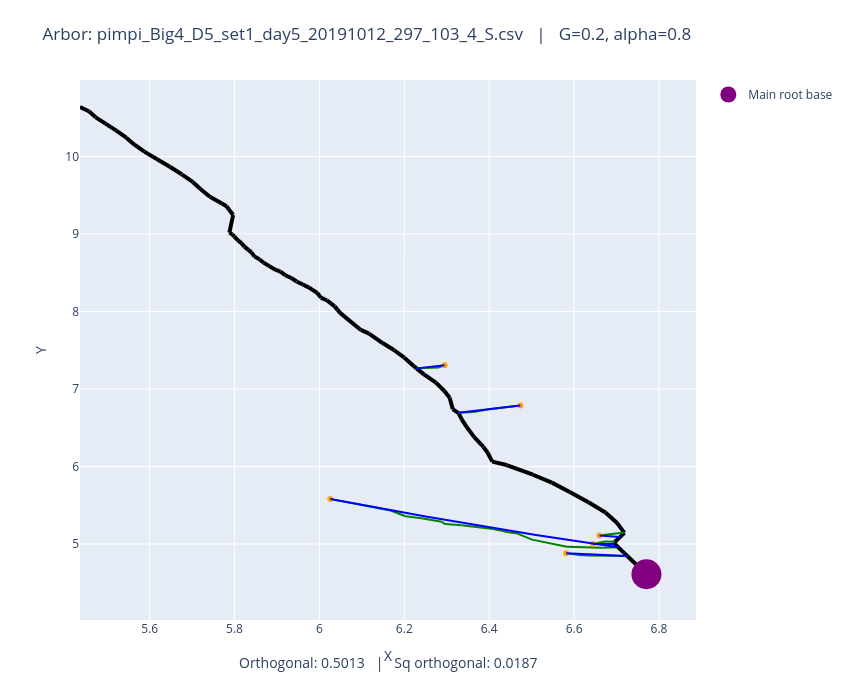

Here is the notebook cell this chart was saved with:
### Code cell
fname = "pimpi_Big4_D5_set1_day5_20191012_297_103_4_S.csv"
plot_arbors(fname, 0.2, 0.8)

### Figure 1 — Plotly figure (JSON) as saved in the notebook; plotly's stock layout.template omitted (floating-point values rounded to 4 significant figures)
{"data": [{"line": {"color": "black", "width": 4}, "mode": "lines", "showlegend": false, "type": "scatter", "x": [6.77, 6.725], "y": [4.61, 4.846]}, {"line": {"color": "black", "width": 4}, "mode": "lines", "showlegend": false, "type": "scatter", "x": [6.725, 6.718], "y": [4.846, 4.882]}, {"line": {"color": "black", "width": 4}, "mode": "lines", "showlegend": false, "type": "scatter", "x": [6.718, 6.704], "y": [4.882, 4.958]}, {"line": {"color": "black", "width": 4}, "mode": "lines", "showlegend": false, "type": "scatter", "x": [6.704, 6.693], "y": [4.958, 5.013]}, {"line": {"color": "black", "width": 4}, "mode": "lines", "showlegend": false, "type": "scatter", "x": [6.693, 6.696], "y": [5.013, 5.029]}, {"line": {"color": "black", "width": 4}, "mode": "lines", "showlegend": false, "type": "scatter", "x": [6.696, 6.719], "y": [5.029, 5.144]}, {"line": {"color": "black", "width": 4}, "mode": "lines", "showlegend": false, "type": "scatter", "x": [6.719, 6.718], "y": [5.144, 5.147]}, {"line": {"color": "black", "width": 4}, "mode": "lines", "showlegend": false, "type": "scatter", "x": [6.718, 6.701], "y": [5.147, 5.274]}, {"line": {"color": "black", "width": 4}, "mode": "lines", "showlegend": false, "type": "scatter", "x": [6.701, 6.674], "y": [5.274, 5.406]}, {"line": {"color": "black", "width": 4}, "mode": "lines", "showlegend": false, "type": "scatter", "x": [6.674, 6.635], "y": [5.406, 5.536]}, {"line": {"color": "black", "width": 4}, "mode": "lines", "showlegend": false, "type": "scatter", "x": [6.635, 6.59], "y": [5.536, 5.672]}, {"line": {"color": "black", "width": 4}, "mode": "lines", "showlegend": false, "type": "scatter", "x": [6.59, 6.548], "y": [5.672, 5.792]}, {"line": {"color": "black", "width": 4}, "mode": "lines", "showlegend": false, "type": "scatter", "x": [6.548, 6.503], "y": [5.792, 5.894]}, {"line": {"color": "black", "width": 4}, "mode": "lines", "showlegend": false, "type": "scatter", "x": [6.503, 6.441], "y": [5.894, 6.019]}, {"line": {"color": "black", "width": 4}, "mode": "lines", "showlegend": false, "type": "scatter", "x": [6.441, 6.407], "y": [6.019, 6.063]}, {"line": {"color": "black", "width": 4}, "mode": "lines", "showlegend": false, "type": "scatter", "x": [6.407, 6.396], "y": [6.063, 6.177]}, {"line": {"color": "black", "width": 4}, "mode": "lines", "showlegend": false, "type": "scatter", "x": [6.396, 6.386], "y": [6.177, 6.255]}, {"line": {"color": "black", "width": 4}, "mode": "lines", "showlegend": false, "type": "scatter", "x": [6.386, 6.365], "y": [6.255, 6.379]}, {"line": {"color": "black", "width": 4}, "mode": "lines", "showlegend": false, "type": "scatter", "x": [6.365, 6.347], "y": [6.379, 6.505]}, {"line": {"color": "black", "width": 4}, "mode": "lines", "showlegend": false, "type": "scatter", "x": [6.347, 6.335], "y": [6.505, 6.615]}, {"line": {"color": "black", "width": 4}, "mode": "lines", "showlegend": false, "type": "scatter", "x": [6.335, 6.328], "y": [6.615, 6.688]}, {"line": {"color": "black", "width": 4}, "mode": "lines", "showlegend": false, "type": "scatter", "x": [6.328, 6.327], "y": [6.688, 6.692]}, {"line": {"color": "black", "width": 4}, "mode": "lines", "showlegend": false, "type": "scatter", "x": [6.327, 6.314], "y": [6.692, 6.741]}, {"line": {"color": "black", "width": 4}, "mode": "lines", "showlegend": false, "type": "scatter", "x": [6.314, 6.307], "y": [6.741, 6.888]}, {"line": {"color": "black", "width": 4}, "mode": "lines", "showlegend": false, "type": "scatter", "x": [6.307, 6.294], "y": [6.888, 6.973]}, {"line": {"color": "black", "width": 4}, "mode": "lines", "showlegend": false, "type": "scatter", "x": [6.294, 6.275], "y": [6.973, 7.082]}, {"line": {"color": "black", "width": 4}, "mode": "lines", "showlegend": false, "type": "scatter", "x": [6.275, 6.246], "y": [7.082, 7.188]}, {"line": {"color": "black", "width": 4}, "mode": "lines", "showlegend": false, "type": "scatter", "x": [6.246, 6.229], "y": [7.188, 7.266]}, {"line": {"color": "black", "width": 4}, "mode": "lines", "showlegend": false, "type": "scatter", "x": [6.229, 6.222], "y": [7.266, 7.296]}, {"line": {"color": "black", "width": 4}, "mode": "lines", "showlegend": false, "type": "scatter", "x": [6.222, 6.2], "y": [7.296, 7.404]}, {"line": {"color": "black", "width": 4}, "mode": "lines", "showlegend": false, "type": "scatter", "x": [6.2, 6.176], "y": [7.404, 7.502]}, {"line": {"color": "black", "width": 4}, "mode": "lines", "showlegend": false, "type": "scatter", "x": [6.176, 6.149], "y": [7.502, 7.592]}, {"line": {"color": "black", "width": 4}, "mode": "lines", "showlegend": false, "type": "scatter", "x": [6.149, 6.117], "y": [7.592, 7.715]}, {"line": {"color": "black", "width": 4}, "mode": "lines", "showlegend": false, "type": "scatter", "x": [6.117, 6.098], "y": [7.715, 7.761]}, {"line": {"color": "black", "width": 4}, "mode": "lines", "showlegend": false, "type": "scatter", "x": [6.098, 6.049], "y": [7.761, 7.978]}, {"line": {"color": "black", "width": 4}, "mode": "lines", "showlegend": false, "type": "scatter", "x": [6.049, 6.042], "y": [7.978, 8.023]}, {"line": {"color": "black", "width": 4}, "mode": "lines", "showlegend": false, "type": "scatter", "x": [6.042, 6.036], "y": [8.023, 8.065]}, {"line": {"color": "black", "width": 4}, "mode": "lines", "showlegend": false, "type": "scatter", "x": [6.036, 6.027], "y": [8.065, 8.104]}, {"line": {"color": "black", "width": 4}, "mode": "lines", "showlegend": false, "type": "scatter", "x": [6.027, 6.017], "y": [8.104, 8.145]}, {"line": {"color": "black", "width": 4}, "mode": "lines", "showlegend": false, "type": "scatter", "x": [6.017, 6.003], "y": [8.145, 8.179]}, {"line": {"color": "black", "width": 4}, "mode": "lines", "showlegend": false, "type": "scatter", "x": [6.003, 5.995], "y": [8.179, 8.238]}, {"line": {"color": "black", "width": 4}, "mode": "lines", "showlegend": false, "type": "scatter", "x": [5.995, 5.975], "y": [8.238, 8.31]}, {"line": {"color": "black", "width": 4}, "mode": "lines", "showlegend": false, "type": "scatter", "x": [5.975, 5.961], "y": [8.31, 8.347]}, {"line": {"color": "black", "width": 4}, "mode": "lines", "showlegend": false, "type": "scatter", "x": [5.961, 5.946], "y": [8.347, 8.387]}, {"line": {"color": "black", "width": 4}, "mode": "lines", "showlegend": false, "type": "scatter", "x": [5.946, 5.934], "y": [8.387, 8.431]}, {"line": {"color": "black", "width": 4}, "mode": "lines", "showlegend": false, "type": "scatter", "x": [5.934, 5.92], "y": [8.431, 8.467]}, {"line": {"color": "black", "width": 4}, "mode": "lines", "showlegend": false, "type": "scatter", "x": [5.92, 5.908], "y": [8.467, 8.515]}, {"line": {"color": "black", "width": 4}, "mode": "lines", "showlegend": false, "type": "scatter", "x": [5.908, 5.896], "y": [8.515, 8.538]}, {"line": {"color": "black", "width": 4}, "mode": "lines", "showlegend": false, "type": "scatter", "x": [5.896, 5.881], "y": [8.538, 8.588]}, {"line": {"color": "black", "width": 4}, "mode": "lines", "showlegend": false, "type": "scatter", "x": [5.881, 5.869], "y": [8.588, 8.629]}, {"line": {"color": "black", "width": 4}, "mode": "lines", "showlegend": false, "type": "scatter", "x": [5.869, 5.859], "y": [8.629, 8.673]}, {"line": {"color": "black", "width": 4}, "mode": "lines", "showlegend": false, "type": "scatter", "x": [5.859, 5.847], "y": [8.673, 8.711]}, {"line": {"color": "black", "width": 4}, "mode": "lines", "showlegend": false, "type": "scatter", "x": [5.847, 5.84], "y": [8.711, 8.762]}, {"line": {"color": "black", "width": 4}, "mode": "lines", "showlegend": false, "type": "scatter", "x": [5.84, 5.833], "y": [8.762, 8.795]}, {"line": {"color": "black", "width": 4}, "mode": "lines", "showlegend": false, "type": "scatter", "x": [5.833, 5.823], "y": [8.795, 8.836]}, {"line": {"color": "black", "width": 4}, "mode": "lines", "showlegend": false, "type": "scatter", "x": [5.823, 5.816], "y": [8.836, 8.881]}, {"line": {"color": "black", "width": 4}, "mode": "lines", "showlegend": false, "type": "scatter", "x": [5.816, 5.807], "y": [8.881, 8.919]}, {"line": {"color": "black", "width": 4}, "mode": "lines", "showlegend": false, "type": "scatter", "x": [5.807, 5.8], "y": [8.919, 8.964]}, {"line": {"color": "black", "width": 4}, "mode": "lines", "showlegend": false, "type": "scatter", "x": [5.8, 5.795], "y": [8.964, 8.995]}, {"line": {"color": "black", "width": 4}, "mode": "lines", "showlegend": false, "type": "scatter", "x": [5.795, 5.788], "y": [8.995, 9.017]}, {"line": {"color": "black", "width": 4}, "mode": "lines", "showlegend": false, "type": "scatter", "x": [5.788, 5.795], "y": [9.017, 9.208]}, {"line": {"color": "black", "width": 4}, "mode": "lines", "showlegend": false, "type": "scatter", "x": [5.795, 5.797], "y": [9.208, 9.244]}, {"line": {"color": "black", "width": 4}, "mode": "lines", "showlegend": false, "type": "scatter", "x": [5.797, 5.787], "y": [9.244, 9.315]}, {"line": {"color": "black", "width": 4}, "mode": "lines", "showlegend": false, "type": "scatter", "x": [5.787, 5.781], "y": [9.315, 9.357]}, {"line": {"color": "black", "width": 4}, "mode": "lines", "showlegend": false, "type": "scatter", "x": [5.781, 5.77], "y": [9.357, 9.392]}, {"line": {"color": "black", "width": 4}, "mode": "lines", "showlegend": false, "type": "scatter", "x": [5.77, 5.742], "y": [9.392, 9.479]}, {"line": {"color": "black", "width": 4}, "mode": "lines", "showlegend": false, "type": "scatter", "x": [5.742, 5.72], "y": [9.479, 9.58]}, {"line": {"color": "black", "width": 4}, "mode": "lines", "showlegend": false, "type": "scatter", "x": [5.72, 5.702], "y": [9.58, 9.671]}, {"line": {"color": "black", "width": 4}, "mode": "lines", "showlegend": false, "type": "scatter", "x": [5.702, 5.676], "y": [9.671, 9.77]}, {"line": {"color": "black", "width": 4}, "mode": "lines", "showlegend": false, "type": "scatter", "x": [5.676, 5.648], "y": [9.77, 9.867]}, {"line": {"color": "black", "width": 4}, "mode": "lines", "showlegend": false, "type": "scatter", "x": [5.648, 5.618], "y": [9.867, 9.965]}, {"line": {"color": "black", "width": 4}, "mode": "lines", "showlegend": false, "type": "scatter", "x": [5.618, 5.588], "y": [9.965, 10.06]}, {"line": {"color": "black", "width": 4}, "mode": "lines", "showlegend": false, "type": "scatter", "x": [5.588, 5.564], "y": [10.06, 10.15]}, {"line": {"color": "black", "width": 4}, "mode": "lines", "showlegend": false, "type": "scatter", "x": [5.564, 5.545], "y": [10.15, 10.24]}, {"line": {"color": "black", "width": 4}, "mode": "lines", "showlegend": false, "type": "scatter", "x": [5.545, 5.522], "y": [10.24, 10.33]}, {"line": {"color": "black", "width": 4}, "mode": "lines", "showlegend": false, "type": "scatter", "x": [5.522, 5.496], "y": [10.33, 10.42]}, {"line": {"color": "black", "width": 4}, "mode": "lines", "showlegend": false, "type": "scatter", "x": [5.496, 5.473], "y": [10.42, 10.5]}, {"line": {"color": "black", "width": 4}, "mode": "lines", "showlegend": false, "type": "scatter", "x": [5.473, 5.457], "y": [10.5, 10.58]}, {"line": {"color": "black", "width": 4}, "mode": "lines", "showlegend": false, "type": "scatter", "x": [5.457, 5.436], "y": [10.58, 10.64]}, {"line": {"color": "green", "width": 2}, "mode": "lines", "showlegend": false, "type": "scatter", "x": [6.66, 6.717], "y": [5.109, 5.147]}, {"line": {"color": "green", "width": 2}, "mode": "lines", "showlegend": false, "type": "scatter", "x": [6.717, 6.718], "y": [5.147, 5.147]}, {"line": {"color": "green", "width": 2}, "mode": "lines", "showlegend": false, "type": "scatter", "x": [6.645, 6.673], "y": [5.001, 5.034]}, {"line": {"color": "green", "width": 2}, "mode": "lines", "showlegend": false, "type": "scatter", "x": [6.673, 6.696], "y": [5.034, 5.029]}, {"line": {"color": "green", "width": 2}, "mode": "lines", "showlegend": false, "type": "scatter", "x": [6.026, 6.045], "y": [5.581, 5.559]}, {"line": {"color": "green", "width": 2}, "mode": "lines", "showlegend": false, "type": "scatter", "x": [6.045, 6.08], "y": [5.559, 5.524]}, {"line": {"color": "green", "width": 2}, "mode": "lines", "showlegend": false, "type": "scatter", "x": [6.08, 6.115], "y": [5.524, 5.486]}, {"line": {"color": "green", "width": 2}, "mode": "lines", "showlegend": false, "type": "scatter", "x": [6.115, 6.168], "y": [5.486, 5.433]}, {"line": {"color": "green", "width": 2}, "mode": "lines", "showlegend": false, "type": "scatter", "x": [6.168, 6.203], "y": [5.433, 5.358]}, {"line": {"color": "green", "width": 2}, "mode": "lines", "showlegend": false, "type": "scatter", "x": [6.203, 6.241], "y": [5.358, 5.332]}, {"line": {"color": "green", "width": 2}, "mode": "lines", "showlegend": false, "type": "scatter", "x": [6.241, 6.288], "y": [5.332, 5.286]}, {"line": {"color": "green", "width": 2}, "mode": "lines", "showlegend": false, "type": "scatter", "x": [6.288, 6.296], "y": [5.286, 5.257]}, {"line": {"color": "green", "width": 2}, "mode": "lines", "showlegend": false, "type": "scatter", "x": [6.296, 6.335], "y": [5.257, 5.241]}, {"line": {"color": "green", "width": 2}, "mode": "lines", "showlegend": false, "type": "scatter", "x": [6.335, 6.41], "y": [5.241, 5.194]}, {"line": {"color": "green", "width": 2}, "mode": "lines", "showlegend": false, "type": "scatter", "x": [6.41, 6.43], "y": [5.194, 5.169]}, {"line": {"color": "green", "width": 2}, "mode": "lines", "showlegend": false, "type": "scatter", "x": [6.43, 6.445], "y": [5.169, 5.151]}, {"line": {"color": "green", "width": 2}, "mode": "lines", "showlegend": false, "type": "scatter", "x": [6.445, 6.463], "y": [5.151, 5.14]}, {"line": {"color": "green", "width": 2}, "mode": "lines", "showlegend": false, "type": "scatter", "x": [6.463, 6.501], "y": [5.14, 5.056]}, {"line": {"color": "green", "width": 2}, "mode": "lines", "showlegend": false, "type": "scatter", "x": [6.501, 6.583], "y": [5.056, 4.963]}, {"line": {"color": "green", "width": 2}, "mode": "lines", "showlegend": false, "type": "scatter", "x": [6.583, 6.667], "y": [4.963, 4.951]}, {"line": {"color": "green", "width": 2}, "mode": "lines", "showlegend": false, "type": "scatter", "x": [6.667, 6.704], "y": [4.951, 4.958]}, {"line": {"color": "green", "width": 2}, "mode": "lines", "showlegend": false, "type": "scatter", "x": [6.581, 6.608], "y": [4.88, 4.86]}, {"line": {"color": "green", "width": 2}, "mode": "lines", "showlegend": false, "type": "scatter", "x": [6.608, 6.634], "y": [4.86, 4.851]}, {"line": {"color": "green", "width": 2}, "mode": "lines", "showlegend": false, "type": "scatter", "x": [6.634, 6.72], "y": [4.851, 4.845]}, {"line": {"color": "green", "width": 2}, "mode": "lines", "showlegend": false, "type": "scatter", "x": [6.72, 6.725], "y": [4.845, 4.846]}, {"line": {"color": "green", "width": 2}, "mode": "lines", "showlegend": false, "type": "scatter", "x": [6.295, 6.282], "y": [7.307, 7.278]}, {"line": {"color": "green", "width": 2}, "mode": "lines", "showlegend": false, "type": "scatter", "x": [6.282, 6.229], "y": [7.278, 7.266]}, {"line": {"color": "green", "width": 2}, "mode": "lines", "showlegend": false, "type": "scatter", "x": [6.473, 6.399], "y": [6.788, 6.737]}, {"line": {"color": "green", "width": 2}, "mode": "lines", "showlegend": false, "type": "scatter", "x": [6.399, 6.363], "y": [6.737, 6.701]}, {"line": {"color": "green", "width": 2}, "mode": "lines", "showlegend": false, "type": "scatter", "x": [6.363, 6.327], "y": [6.701, 6.692]}, {"marker": {"color": "orange"}, "mode": "markers", "showlegend": false, "type": "scatter", "x": [6.66], "y": [5.109]}, {"marker": {"color": "orange"}, "mode": "markers", "showlegend": false, "type": "scatter", "x": [6.645], "y": [5.001]}, {"marker": {"color": "orange"}, "mode": "markers", "showlegend": false, "type": "scatter", "x": [6.026], "y": [5.581]}, {"marker": {"color": "orange"}, "mode": "markers", "showlegend": false, "type": "scatter", "x": [6.581], "y": [4.88]}, {"marker": {"color": "orange"}, "mode": "markers", "showlegend": false, "type": "scatter", "x": [6.295], "y": [7.307]}, {"marker": {"color": "orange"}, "mode": "markers", "showlegend": false, "type": "scatter", "x": [6.473], "y": [6.788]}, {"marker": {"color": "purple", "size": 30}, "mode": "markers", "name": "Main root base", "type": "scatter", "x": [6.77], "y": [4.61]}, {"line": {"color": "blue"}, "mode": "lines", "showlegend": false, "type": "scatter", "x": [6.66, 6.661, 6.662, 6.663, 6.664, 6.665, 6.666, 6.667, 6.668, 6.669, 6.67, 6.671, 6.672, 6.673, 6.674, 6.675, 6.676, 6.677, 6.678, 6.679, 6.68, 6.681, 6.682, 6.682, 6.683, 6.684, 6.685, 6.686, 6.687, 6.688, 6.689, 6.69, 6.691, 6.692, 6.693, 6.694, 6.695, 6.696, 6.697, 6.698, 6.699, 6.7, 6.701, 6.702, 6.703, 6.704, 6.705, 6.706, 6.707, 6.708], "y": [5.109, 5.109, 5.109, 5.108, 5.108, 5.107, 5.107, 5.106, 5.106, 5.106, 5.105, 5.105, 5.104, 5.104, 5.104, 5.103, 5.103, 5.102, 5.102, 5.102, 5.101, 5.101, 5.1, 5.1, 5.1, 5.099, 5.099, 5.098, 5.098, 5.097, 5.097, 5.097, 5.096, 5.096, 5.095, 5.095, 5.095, 5.094, 5.094, 5.093, 5.093, 5.093, 5.092, 5.092, 5.091, 5.091, 5.091, 5.09, 5.09, 5.089]}, {"line": {"color": "blue"}, "mode": "lines", "showlegend": false, "type": "scatter", "x": [6.645, 6.646, 6.647, 6.648, 6.649, 6.65, 6.651, 6.652, 6.653, 6.654, 6.655, 6.656, 6.657, 6.658, 6.659, 6.66, 6.661, 6.662, 6.663, 6.664, 6.665, 6.666, 6.668, 6.669, 6.67, 6.671, 6.672, 6.673, 6.674, 6.675, 6.676, 6.677, 6.678, 6.679, 6.68, 6.681, 6.682, 6.683, 6.684, 6.685, 6.686, 6.687, 6.688, 6.689, 6.69, 6.692, 6.693, 6.694, 6.695, 6.696], "y": [5.001, 5.001, 5.001, 5.001, 5.001, 5.001, 5.001, 5.001, 5.001, 5.001, 5.001, 5.001, 5.001, 5.001, 5.001, 5.001, 5.001, 5.001, 5.001, 5.001, 5.001, 5.001, 5.0, 5.0, 5.0, 5.0, 5.0, 5.0, 5.0, 5.0, 5.0, 5.0, 5.0, 5.0, 5.0, 5.0, 5.0, 5.0, 5.0, 5.0, 5.0, 5.0, 5.0, 5.0, 5.0, 5.0, 5.0, 5.0, 5.0, 5.0]}, {"line": {"color": "blue"}, "mode": "lines", "showlegend": false, "type": "scatter", "x": [6.026, 6.04, 6.053, 6.067, 6.081, 6.095, 6.109, 6.123, 6.136, 6.15, 6.164, 6.178, 6.192, 6.206, 6.219, 6.233, 6.247, 6.261, 6.275, 6.289, 6.302, 6.316, 6.33, 6.344, 6.358, 6.372, 6.386, 6.399, 6.413, 6.427, 6.441, 6.455, 6.469, 6.482, 6.496, 6.51, 6.524, 6.538, 6.552, 6.565, 6.579, 6.593, 6.607, 6.621, 6.635, 6.648, 6.662, 6.676, 6.69, 6.704], "y": [5.581, 5.567, 5.552, 5.538, 5.523, 5.509, 5.495, 5.481, 5.467, 5.453, 5.439, 5.425, 5.412, 5.398, 5.384, 5.371, 5.357, 5.344, 5.331, 5.318, 5.305, 5.292, 5.279, 5.266, 5.253, 5.24, 5.228, 5.215, 5.203, 5.19, 5.178, 5.166, 5.153, 5.141, 5.129, 5.117, 5.105, 5.094, 5.082, 5.07, 5.059, 5.047, 5.036, 5.024, 5.013, 5.002, 4.991, 4.98, 4.969, 4.958]}, {"line": {"color": "blue"}, "mode": "lines", "showlegend": false, "type": "scatter", "x": [6.581, 6.584, 6.587, 6.59, 6.593, 6.596, 6.599, 6.602, 6.605, 6.608, 6.611, 6.614, 6.616, 6.619, 6.622, 6.625, 6.628, 6.631, 6.634, 6.637, 6.64, 6.643, 6.646, 6.649, 6.652, 6.655, 6.658, 6.661, 6.664, 6.666, 6.669, 6.672, 6.675, 6.678, 6.681, 6.684, 6.687, 6.69, 6.693, 6.696, 6.699, 6.702, 6.705, 6.708, 6.711, 6.714, 6.716, 6.719, 6.722, 6.725], "y": [4.88, 4.879, 4.879, 4.878, 4.877, 4.876, 4.876, 4.875, 4.874, 4.873, 4.873, 4.872, 4.871, 4.87, 4.87, 4.869, 4.868, 4.867, 4.867, 4.866, 4.865, 4.864, 4.864, 4.863, 4.862, 4.862, 4.861, 4.86, 4.86, 4.859, 4.858, 4.857, 4.857, 4.856, 4.855, 4.855, 4.854, 4.853, 4.853, 4.852, 4.851, 4.851, 4.85, 4.85, 4.849, 4.848, 4.848, 4.847, 4.846, 4.846]}, {"line": {"color": "blue"}, "mode": "lines", "showlegend": false, "type": "scatter", "x": [6.229, 6.23, 6.232, 6.233, 6.234, 6.236, 6.237, 6.238, 6.24, 6.241, 6.242, 6.244, 6.245, 6.246, 6.248, 6.249, 6.25, 6.252, 6.253, 6.254, 6.256, 6.257, 6.258, 6.26, 6.261, 6.263, 6.264, 6.265, 6.267, 6.268, 6.269, 6.271, 6.272, 6.273, 6.275, 6.276, 6.277, 6.279, 6.28, 6.281, 6.283, 6.284, 6.285, 6.287, 6.288, 6.289, 6.291, 6.292, 6.293, 6.295], "y": [7.266, 7.266, 7.267, 7.268, 7.269, 7.27, 7.271, 7.271, 7.272, 7.273, 7.274, 7.275, 7.276, 7.277, 7.277, 7.278, 7.279, 7.28, 7.281, 7.282, 7.282, 7.283, 7.284, 7.285, 7.286, 7.287, 7.288, 7.288, 7.289, 7.29, 7.291, 7.292, 7.293, 7.294, 7.294, 7.295, 7.296, 7.297, 7.298, 7.299, 7.3, 7.3, 7.301, 7.302, 7.303, 7.304, 7.305, 7.306, 7.306, 7.307]}, {"line": {"color": "blue"}, "mode": "lines", "showlegend": false, "type": "scatter", "x": [6.327, 6.33, 6.333, 6.336, 6.339, 6.342, 6.345, 6.348, 6.351, 6.354, 6.357, 6.36, 6.363, 6.366, 6.369, 6.372, 6.375, 6.378, 6.381, 6.384, 6.387, 6.39, 6.393, 6.396, 6.399, 6.402, 6.405, 6.408, 6.411, 6.414, 6.417, 6.42, 6.423, 6.426, 6.429, 6.432, 6.435, 6.438, 6.441, 6.444, 6.446, 6.449, 6.452, 6.455, 6.458, 6.461, 6.464, 6.467, 6.47, 6.473], "y": [6.692, 6.694, 6.696, 6.697, 6.699, 6.701, 6.703, 6.705, 6.707, 6.709, 6.711, 6.713, 6.715, 6.717, 6.718, 6.72, 6.722, 6.724, 6.726, 6.728, 6.73, 6.732, 6.734, 6.736, 6.738, 6.74, 6.742, 6.744, 6.746, 6.748, 6.75, 6.752, 6.754, 6.756, 6.758, 6.76, 6.762, 6.764, 6.766, 6.768, 6.77, 6.772, 6.774, 6.776, 6.778, 6.78, 6.782, 6.784, 6.786, 6.788]}], "layout": {"annotations": [{"font": {"size": 14}, "showarrow": false, "text": "Orthogonal: 0.5013   |   Sq orthogonal: 0.0187", "x": 0.5, "xref": "paper", "y": -0.1, "yref": "paper"}], "height": 700, "margin": {"b": 80, "t": 80}, "title": {"text": "Arbor: pimpi_Big4_D5_set1_day5_20191012_297_103_4_S.csv   |   G=0.2, alpha=0.8"}, "width": 850, "xaxis": {"autorange": true, "range": [5.436, 6.888], "title": {"text": "X"}, "type": "linear"}, "yaxis": {"autorange": true, "range": [4.02, 10.99], "title": {"text": "Y"}, "type": "linear"}}}
